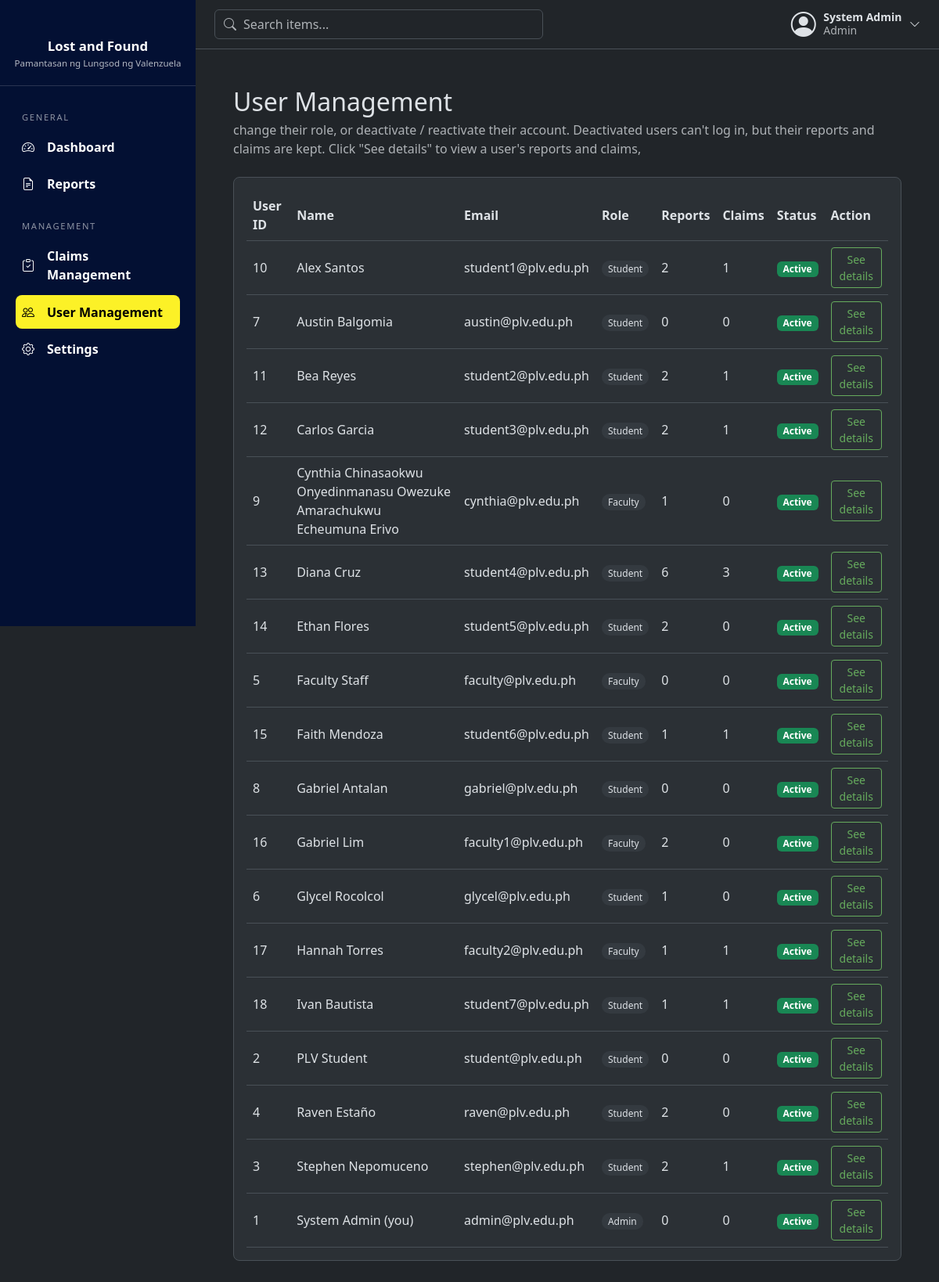
Page /admin/users (signed in) on the committed database.
### tables this page shows
CREATE TABLE users (
            id INTEGER PRIMARY KEY AUTOINCREMENT,
            full_name TEXT NOT NULL,
            email TEXT NOT NULL UNIQUE,
            password TEXT NOT NULL,
            role TEXT NOT NULL DEFAULT 'Student'
                CHECK(role IN ('Student', 'Faculty', 'Admin'))
        , is_active INTEGER NOT NULL DEFAULT 1);

### routes/admin_routes.py (the view)
@bp.route("/users")
@admin_required
def users():
    db = get_db()
    all_users = db.execute(
        "SELECT users.id, users.full_name, users.email, users.role, users.is_active, "
        "(SELECT COUNT(*) FROM items WHERE items.user_id = users.id) AS item_count, "
        "(SELECT COUNT(*) FROM claims WHERE claims.user_id = users.id) AS claim_count "
        "FROM users ORDER BY users.full_name"
    ).fetchall()
    all_items = db.execute(
        "SELECT item_id, user_id, name, category, location, description, "
        "item_status, status, date_reported FROM items ORDER BY item_id DESC"
    ).fetchall()
    all_claims = db.execute(
        "SELECT claims.claim_id, claims.user_id, claims.item_id, claims.proof_description, "
        "claims.claim_date, claims.claim_status, claims.admin_note, items.name AS item_name "
        "FROM claims JOIN items ON claims.item_id = items.item_id "
        "ORDER BY claims.claim_id DESC"
    ).fetchall()
    items_by_user = {}
    for item in all_items:
        items_by_user.setdefault(item["user_id"], []).append(item)
    claims_by_user = {}
    for claim in all_claims:
        claims_by_user.setdefault(claim["user_id"], []).append(claim)
    return render_template(
        "admin/users.html",
        all_users=all_users,
        items_by_user=items_by_user,
        claims_by_user=claims_by_user,
        my_id=session["user_id"],
    )

### database/connection.py (called while the page is built)
def get_db():
    if "db" not in g:
        g.db = sqlite3.connect(current_app.config["DATABASE"])
        g.db.row_factory = sqlite3.Row
        g.db.execute("PRAGMA foreign_keys = ON")
    return g.db

### models/user_model.py (called while the page is built)
def get_by_id(user_id):
    return get_db().execute("SELECT * FROM users WHERE id = ?", (user_id,)).fetchone()

### routes/utils.py (called while the page is built)
def login_required(view):
    @wraps(view)
    def wrapped(*args, **kwargs):
        if "user_id" not in session:
            flash("Please log in first.", "warning")
            return redirect(url_for("auth.login"))
        user = user_model.get_by_id(session["user_id"])
        if user is None or not user["is_active"]:
            session.clear()
            flash("Your account is no longer active. Please contact an administrator.", "warning")
            return redirect(url_for("auth.login"))
        return view(*args, **kwargs)
    return wrapped

def admin_required(view):
    @wraps(view)
    def wrapped(*args, **kwargs):
        if session.get("role") != "Admin":
            abort(403)
        return view(*args, **kwargs)
    return login_required(wrapped)

### templates/admin/users.html (shortened to what this page needs)
{% extends "base.html" %}
{% block content %}
<h2 class="mb-1">User Management</h2>
<p class="text-body-secondary mb-4">change their role, or deactivate / reactivate their account. Deactivated users can't log in, but their reports and claims are kept.
    Click "See details" to view a user's reports and claims,
</p>
<div class="dash-section">
    {% if all_users %}
    <table>
        <tr>
            <th>User ID</th>
            <th>Name</th>
            <th>Email</th>
            <th>Role</th>
            <th>Reports</th>
            <th>Claims</th>
            <th>Status</th>
            <th>Action</th>
        </tr>
        {% for user in all_users %}
        {% set my_items = items_by_user.get(user["id"], []) %}
        {% set my_claims = claims_by_user.get(user["id"], []) %}
        <tr>
            <td>{{ user["id"] }}</td>
            <td>{{ user["full_name"] }}{% if user["id"] == my_id %} (you){% endif %}</td>
            <td>{{ user["email"] }}</td>
            <td><span class="dash-badge">{{ user["role"] }}</span></td>
            <td>{{ user["item_count"] }}</td>
            <td>{{ user["claim_count"] }}</td>
            <td>{% if user["is_active"] %}<span class="badge text-bg-success">Active</span>{% else %}<span class="badge text-bg-secondary">Deactivated</span>{% endif %}</td>
            <td>
                <button type="button" class="btn btn-sm btn-outline-primary" data-bs-toggle="collapse"
                        data-bs-target="#user-{{ user['id'] }}" aria-expanded="false">See details</button>
            </td>
        </tr>
        {% endfor %}
    </table>
    {% else %}
    <p class="dash-empty">No users found.</p>
    {% endif %}
</div>
{% endblock %}

### templates/base.html (shortened to what this page needs)
<!doctype html>
<html lang="en" data-bs-theme="dark">
<head>
  <link href="https://cdn.jsdelivr.net/npm/bootstrap@5.3.3/dist/css/bootstrap.min.css" rel="stylesheet">
  <link href="https://cdn.jsdelivr.net/npm/bootstrap-icons@1.11.3/font/bootstrap-icons.min.css" rel="stylesheet">
  <link href="{{ url_for('static', filename='css/style.css') }}" rel="stylesheet">
</head>
<body>
{% block body %}
<div class="app-shell d-flex">
    <aside class="sidebar offcanvas-md offcanvas-start" id="sidebar" tabindex="-1">
    <div class="sidebar-brand">
      <div class="sidebar-title">Lost and Found</div>
      <div class="sidebar-subtitle">Pamantasan ng Lungsod ng Valenzuela</div>
    </div>
    <nav class="sidebar-nav">
      {% if session.role == 'Admin' %}
        {% include "partials/sidebar_admin.html" %}
      {% else %}
        {% include "partials/sidebar_user.html" %}
      {% endif %}
    </nav>
  </aside>
  <div class="main-col flex-grow-1">
    <header class="topbar d-flex align-items-center justify-content-between gap-3">
      <form class="topbar-search" action="{{ url_for('shared.reports') }}" method="get" role="search">
        <input class="form-control" type="search" name="q" maxlength="100" placeholder="Search items..."
               value="{{ request.args.get('q', '') if request.endpoint == 'shared.reports' }}">
      </form>
      <div class="dropdown">
        <button class="user-menu-btn" type="button" data-bs-toggle="dropdown" aria-expanded="false">
          <i class="bi bi-person-circle fs-2"></i>
          <span class="d-none d-sm-block">
            <span class="d-block fw-semibold small">{{ session.full_name }}</span>
            <span class="d-block small text-body-secondary">{{ session.role }}</span>
          </span>
          <i class="bi bi-chevron-down small"></i>
        </button>
      </div>
    </header>
    <main class="p-3 p-md-5">
      {% block content %}{% endblock %}
    </main>
  </div>
</div>
{% endblock %}
</body>
</html>

### static/css/style.css (style rules this page uses)
.app-shell { min-height: 100vh; }
.app-shell > .main-col { min-width: 0; }
.btn-outline-primary { --bs-btn-color: #66AB5D; --bs-btn-border-color: #66AB5D; --bs-btn-hover-color: #fff; --bs-btn-hover-bg: #66AB5D; --bs-btn-hover-border-color: #66AB5D; --bs-btn-active-color: #fff; --bs-btn-active-bg: #66AB5D; --bs-btn-active-border-color: #66AB5D; --bs-btn-focus-shadow-rgb: 102, 171, 93; }
.sidebar { --bs-offcanvas-width: 250px; width: 250px; min-width: 250px; color: #fff; overflow-y: auto; }
.sidebar { background: #031033 !important; }
@media (min-width: 768px) { .sidebar { position: sticky; top: 0; height: 100vh; align-self: flex-start; } }
.sidebar-brand { padding: 2rem 1rem 1.25rem; text-align: center; border-bottom: 1px solid rgba(255, 255, 255, 0.15); }
.sidebar-title { margin-top: 0.9rem; font-size: 1.05rem; font-weight: 600; }
.sidebar-subtitle { font-size: 0.72rem; color: rgba(255, 255, 255, 0.7); }
.sidebar-nav { padding: 0.5rem 1.25rem 1.5rem; }
.topbar { position: sticky; top: 0; z-index: 1020; padding: 0.75rem 1.5rem; background: var(--bs-body-bg); border-bottom: 1px solid var(--bs-border-color); }
.topbar-search { position: relative; flex: 1; max-width: 420px; }
.topbar-search input { padding-left: 2.25rem; }
.user-menu-btn { display: flex; align-items: center; gap: 0.6rem; padding: 0; border: 0; background: none; color: var(--bs-body-color); text-align: left; line-height: 1.2; }
.dash-section { padding: 16px; margin-bottom: 24px; overflow-x: auto; border-radius: 8px; background: var(--bs-tertiary-bg); border: 1px solid var(--bs-border-color); }
.dash-section table { width: 100%; border-collapse: collapse; }
.dash-section th, .dash-section td { text-align: left; padding: 8px; border-bottom: 1px solid var(--bs-border-color); }
.dash-badge { padding: 2px 8px; border-radius: 10px; font-size: 12px; background: var(--bs-secondary-bg); color: var(--bs-body-color); }

### rows in the picture
users: full_name "System Admin", role "Admin", id "1", shows "(you)", email "admin@plv.edu.ph", item_count "0", claim_count "0", is_active "Active"
users: id "10", full_name "Alex Santos", email "student1@plv.edu.ph", role "Student", item_count "2", claim_count "1", shows "Active"
users: id "7", full_name "Austin Balgomia", email "austin@plv.edu.ph", role "Student", item_count "0", claim_count "0", is_active "Active"
users: id "11", full_name "Bea Reyes", email "student2@plv.edu.ph", role "Student", item_count "2", claim_count "1", shows "Active"
users: id "12", full_name "Carlos Garcia", email "student3@plv.edu.ph", role "Student", item_count "2", claim_count "1", shows "Active"
users: id "9", full_name "Cynthia Chinasaokwu Onyedinmanasu Owezuke Amarachukwu Echeumuna Erivo", email "cynthia@plv.edu.ph", role "Faculty", item_count "1", claim_count "0", shows "Active"
users: id "13", full_name "Diana Cruz", email "student4@plv.edu.ph", role "Student", item_count "6", claim_count "3", is_active "Active"
users: id "14", full_name "Ethan Flores", email "student5@plv.edu.ph", role "Student", item_count "2", claim_count "0", is_active "Active"
users: id "5", full_name "Faculty Staff", email "faculty@plv.edu.ph", role "Faculty", item_count "0", claim_count "0", is_active "Active"
users: id "15", full_name "Faith Mendoza", email "student6@plv.edu.ph", role "Student", item_count "1", claim_count "1", shows "Active"
users: id "8", full_name "Gabriel Antalan", email "gabriel@plv.edu.ph", role "Student", item_count "0", claim_count "0", is_active "Active"
users: id "16", full_name "Gabriel Lim", email "faculty1@plv.edu.ph", role "Faculty", item_count "2", claim_count "0", is_active "Active"
users: id "6", full_name "Glycel Rocolcol", email "glycel@plv.edu.ph", role "Student", item_count "1", claim_count "0", shows "Active"
users: id "17", full_name "Hannah Torres", email "faculty2@plv.edu.ph", role "Faculty", item_count "1", claim_count "1", shows "Active"
users: id "18", full_name "Ivan Bautista", email "student7@plv.edu.ph", role "Student", item_count "1", claim_count "1", shows "Active"
users: id "2", full_name "PLV Student", email "student@plv.edu.ph", role "Student", item_count "0", claim_count "0", is_active "Active"
users: id "4", full_name "Raven Estaño", email "raven@plv.edu.ph", role "Student", item_count "2", claim_count "0", is_active "Active"
users: id "3", full_name "Stephen Nepomuceno", email "stephen@plv.edu.ph", role "Student", item_count "2", claim_count "1", shows "Active"
